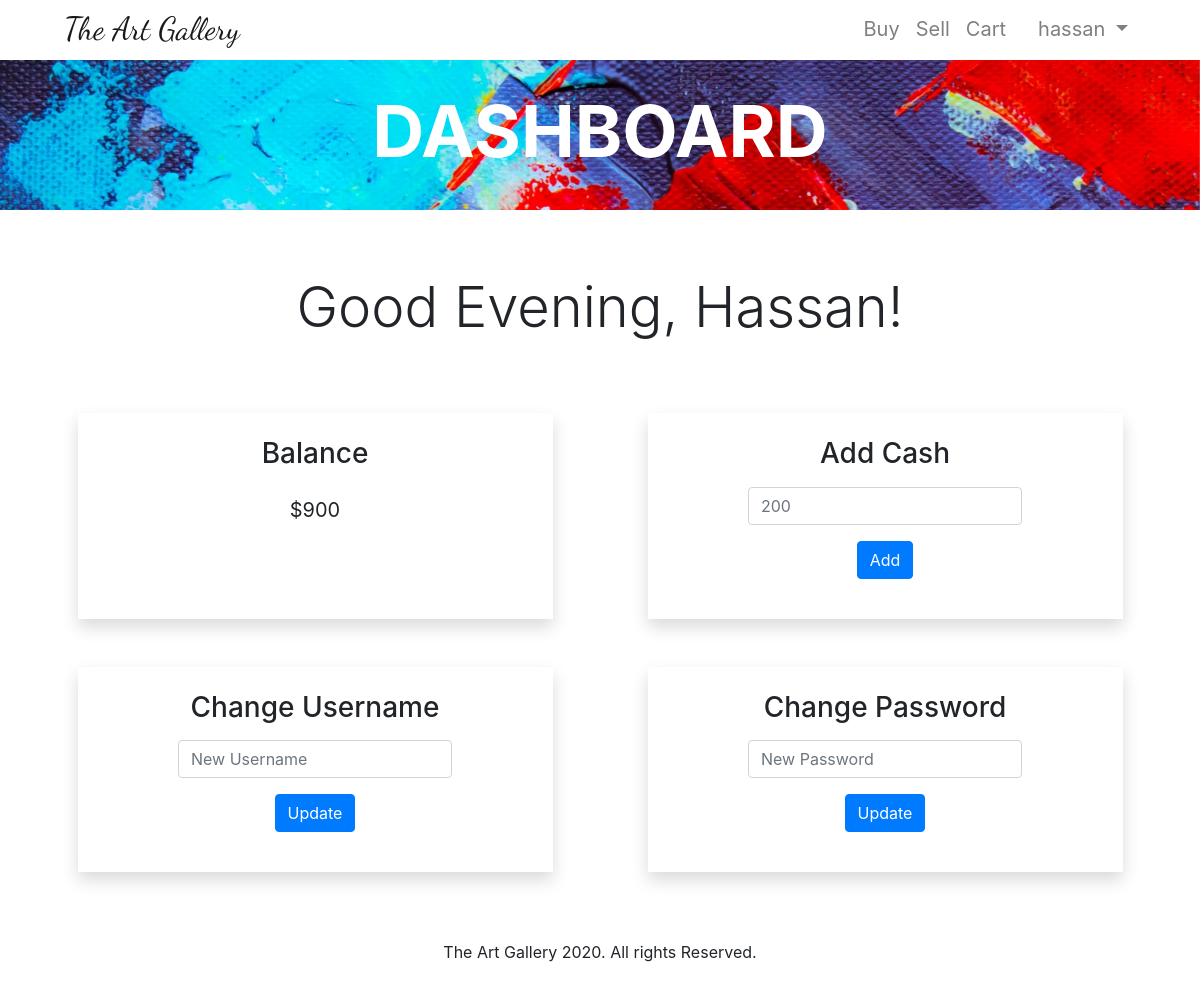
The page /dashboard (signed in) on the database as committed earlier.
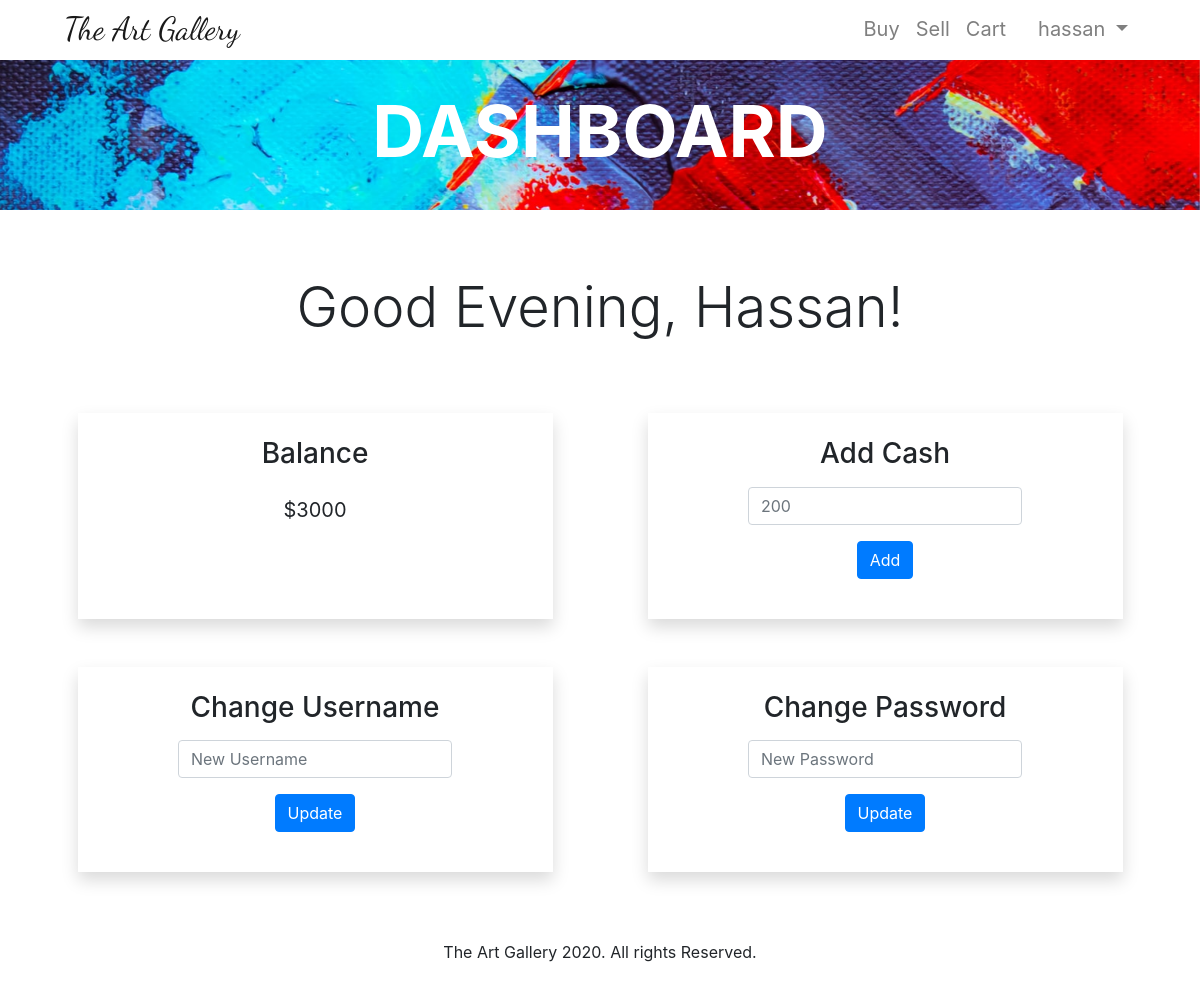
The same page on the database as committed later.
### tables this page shows
CREATE TABLE users (id INTEGER PRIMARY KEY, username TEXT NOT NULL, hashvalue TEXT NOT NULL, firstname TEXT NOT NULL, lastname TEXT NOT NULL, country TEXT NOT NULL, cash NUMERIC NOT NULL DEFAULT 500.00);

### main.py (the view)
@app.route("/dashboard", methods=["GET", "POST"])
@login_required
def dashboard():
    if request.method == "GET":
        with sqlite3.connect("gallery.db") as con:
            db = con.cursor()
            db.execute(
                f"SELECT cash FROM users WHERE id = {session['user_id']}")
            rows = db.fetchall()
            cash = rows[0][0]
        return render_template("dashboard.html", cash=cash)

### brains.py (called while the page is built)
def login_required(f):
    @wraps(f)
    def decorated_function(*args, **kwargs):
        if session.get("user_id") is None:
            return redirect("/login")
        return f(*args, **kwargs)
    return decorated_function

### main.py (called while the page is built)
@app.after_request
def after_request(response):
    response.headers["Cache-Control"] = "no-cache, no-store, must-revalidate"
    response.headers["Expires"] = 0
    response.headers["Pragma"] = "no-cache"
    return response

### templates/dashboard.html (shortened to what this page needs)
{% extends 'layout.html' %}
{% block main %}
<div id="dashboard-content">
    <section class="main-section mb-5">
        <div class="message-screen">
            <div id="buy-top" class="d-flex flex-column justify-content-center align-items-center top" style="
            background-image: url({{ url_for('static', filename='images/dashboard.jpg') }});">
                <h1 class="display-3 font-weight-bold" style="color:white;">DASHBOARD</h1>
            </div>
            <div class="container mt-5">
                <div class="jumbotron dash-jumbo text-center p-3">
                    <h1 class="display-4">Good Evening, Hassan!</h1>
                </div>
            </div>
            <div class="container mt-5">
                <div class="row d-flex justify-content-around">
                    <div class="col-10 col-md-5 p-4 shadow text-center">
                        <h3 class="display-5">Balance</h3>
                        <p class="lead mt-4"><strong>${{ cash }}</strong></p>
                    </div>
                    <div class="col-10 col-md-5 p-4 shadow mt-5 mt-md-0 text-center d-flex justify-content-center">
                        <form action="/addCash" method="post">
                            <h3 class="display-5">Add Cash</h3>
                            <div class="form-group mt-3">
                                <input type="number" name="moreCash" class="form-control" id="inputCash"
                                    placeholder="200" required>
                            </div>
                            <div class="form-group d-flex justify-content-center">
                                <button type="submit" class="btn btn-primary">Add</button>
                            </div>
                        </form>
                    </div>
                </div>
            </div>
            <div class="container mt-5">
                <div class="row d-flex justify-content-around">
                    <div class="col-10 col-md-5 p-4 shadow text-center d-flex justify-content-center">
                        <form action="/changeUsername" method="post">
                            <h3 class="display-5">Change Username</h3>
                            <div class="form-group mt-3">
                                <input type="text" name="newUsername" class="form-control" id="newUsername"
                                    placeholder="New Username" required>
                            </div>
                            <div class="form-group d-flex justify-content-center">
                                <button type="submit" class="btn btn-primary">Update</button>
                            </div>
                        </form>
                    </div>
                    <div class="col-10 col-md-5 p-4 shadow mt-5 mt-md-0 text-center d-flex justify-content-center">
                        <form action="/changePassword" method="post">
                            <h3 class="display-5">Change Password</h3>
                            <div class="form-group mt-3">
                                <input type="text" name="moreCash" id="newPassword" class="form-control"
                                    placeholder="New Password" required>
                            </div>
                            <div class="form-group d-flex justify-content-center">
                                <button type="submit" class="btn btn-primary">Update</button>
                            </div>
                        </form>
                    </div>
                </div>
            </div>
        </div>
    </section>
</div>
{% endblock %}

### templates/layout.html (shortened to what this page needs)
<!DOCTYPE html>
<html lang="en">
<head>
    <link rel="stylesheet" href="/static/bootstrap/css/bootstrap.min.css">
    <link rel="stylesheet" href="/static/styles/styles.css">
</head>
<body>
    <header>
        <nav id="my-nav" class="navbar navbar-expand-md navbar-light fixed-top py-0" {% block styleCart %}  {% endblock %}>
            <a id="brand" class="navbar-brand ml-lg-5" href="/">The Art Gallery</a>
            <div class="collapse navbar-collapse mr-lg-5" id="navbarContent">
                <ul class="navbar-nav ml-auto">
                    {% if session.user_id %}
                        <li class="nav-item {% block activeBuy %} {% endblock %}">
                            <a class="nav-link hover-ef" href="/buy">Buy<span class="sr-only">(current)</span></a>
                        </li>
                        <li class="nav-item {% block activeSell %} {% endblock %}">
                            <a class="nav-link hover-ef" href="/sell">Sell<span class="sr-only">(current)</span></a>
                        </li>
                        <li class="nav-item {% block activeCart %} {% endblock %} {% block emptyCart %} {% endblock %}">
                            <a class="nav-link hover-ef" href="/cart">Cart<span class="sr-only">(current)</span></a>
                        </li>
                        <li class="nav-item dropdown ml-lg-3">
                            <a class="nav-link dropdown-toggle" href="#" id="navbarDropdown" role="button" data-toggle="dropdown"
                                aria-haspopup="true" aria-expanded="false">
                                {{ session.user_name }}
                            </a>
                        </li>
                    {% endif %}
                </ul>
            </div>
        </nav>
    </header>
    <main>
        {% block main %}
        {% endblock %}
    </main>
    <footer>The Art Gallery 2020. All rights Reserved.</footer>
</body>
</html>

### static/styles/styles.css (style rules this page uses)
#brand { font-family: 'Dancing Script', 'Helvetica Neue', Helvetica, Arial; font-size: 2rem !important; }
#my-nav a { font-size: 1.25rem; position: relative; }
.hover-ef::after { content: ''; top: 0; left: 0; transform: translateY(10px); transition: transform 0.3s ease; opacity: 0; height: 100%; width: 100%; border-bottom: 2px solid #343a40; position: absolute; }
.main-section { padding-top: 60px; }
.top { height: 150px; background-position: center bottom; background-size: cover; background-repeat: no-repeat; background-attachment: fixed; }
.dash-jumbo { background-color: white; }
footer { text-align: center; padding: 20px; bottom: 0; left: 0; right: 0; }

Rows that differ between the two databases and show on the page:
changed users: cash "900" → "3000"
